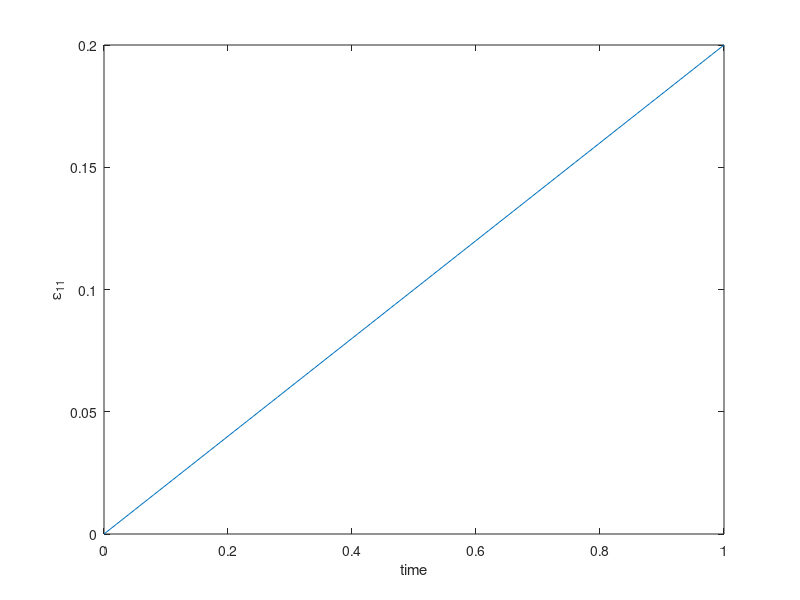
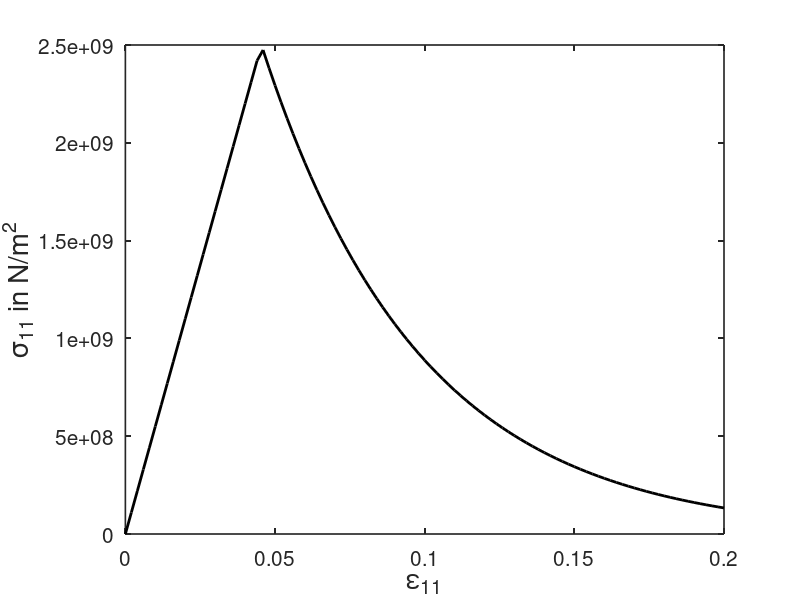
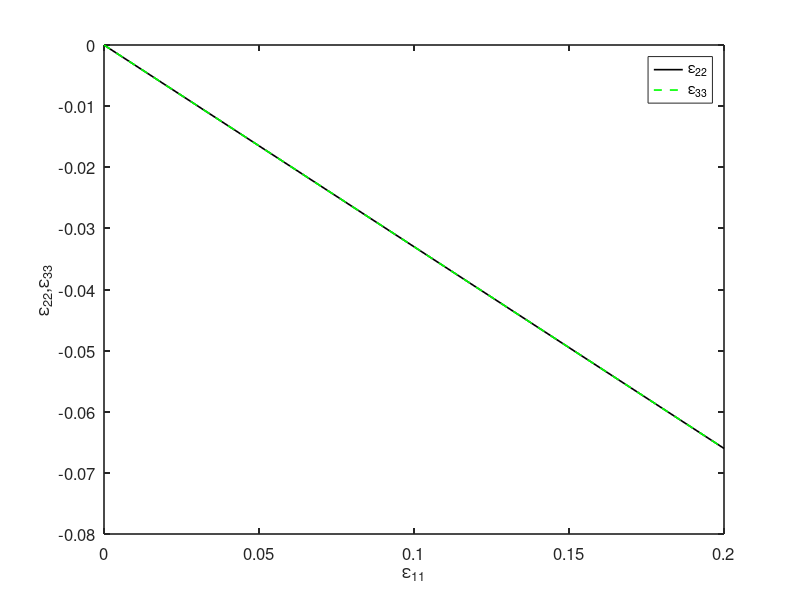

The MATLAB source for these figures, in order:
A=load('Stress.txt');
Stress = A(:,2);
Time  = A(:,1);


B = load('e11.txt');
strain_11 = B(:,2);


C = load('e22.txt');
strain_22 = C(:,2);

D = load('e33.txt');
strain_33 = D(:,2);


figure(1)
plot(Time,strain_11) 
xlabel('time')
ylabel('\epsilon_{11}')


figure(2,'position',[50,50,1300,950])
plot(strain_11,Stress,'k-',"linewidth", 2)
set(gca, "linewidth",1.2, "fontsize", 15)
xlabel('\epsilon_{11}', "fontsize", 20)
ylabel('\sigma_{11} in N/m^2', "fontsize", 20)


figure(3,'position',[50,50,1300,950])
plot(strain_11,strain_22,'k-',"linewidth", 1.2)
hold on
plot(strain_11,strain_33,'g--',"linewidth", 1.2)
set(gca, "linewidth",1.2, "fontsize", 12)
legend('\epsilon_{22}','\epsilon_{33}','Location','NorthEast')
xlabel('\epsilon_{11}')
ylabel('\epsilon_{22},\epsilon_{33}')